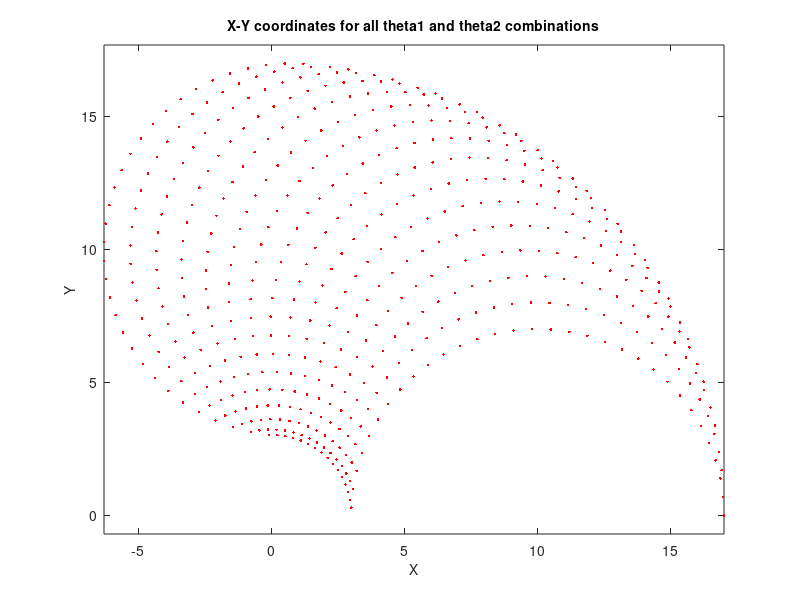

This figure's MATLAB source: (Note: this script raises an error after producing the figure.)
clc
close all
clear

l1 = 10; % length of first arm
l2 = 7; % length of second arm

theta1 = 0:0.1:pi/2; % all possible theta1 values
theta2 = 0:0.1:pi; % all possible theta2 values

[THETA1,THETA2] = meshgrid(theta1,theta2); % generate a grid of theta1 and theta2 values

X = l1 * cos(THETA1) + l2 * cos(THETA1 + THETA2); % compute x coordinates
Y = l1 * sin(THETA1) + l2 * sin(THETA1 + THETA2); % compute y coordinates

data1 = [X(:) Y(:) THETA1(:)]; % create x-y-theta1 dataset
data2 = [X(:) Y(:) THETA2(:)]; % create x-y-theta2 dataset

figure(1), plot(X(:),Y(:),'r.'); 
axis equal;
xlabel('X','fontsize',10)
ylabel('Y','fontsize',10)
title('X-Y coordinates for all theta1 and theta2 combinations','fontsize',10)
  
opt = anfisOptions;
opt.InitialFIS = 7;
opt.EpochNumber = 150;
opt.DisplayANFISInformation = 0;
opt.DisplayErrorValues = 0;
opt.DisplayStepSize = 0;
opt.DisplayFinalResults = 0

disp('--> Training first ANFIS network.')
anfis1 = anfis(data1,opt);
disp('--> Training second ANFIS network.')
opt.InitialFIS = 6;
anfis2 = anfis(data2,opt);

x = 0:0.1:2; % x coordinates for validation
y = 8:0.1:10; % y coordinates for validation

[X,Y] = meshgrid(x,y);

c2 = (X.^2 + Y.^2 - l1^2 - l2^2)/(2*l1*l2);
s2 = sqrt(1 - c2.^2);
THETA2D = atan2(s2,c2); % theta2 is deduced

k1 = l1 + l2.*c2;
k2 = l2*s2;
THETA1D = atan2(Y,X) - atan2(k2,k1); % theta1 is deduced

XY = [X(:) Y(:)];
THETA1P = evalfis(anfis1,XY); % theta1 predicted by anfis1
THETA2P = evalfis(anfis2,XY); % theta2 predicted by anfis2

theta1diff = THETA1D(:) - THETA1P;
theta2diff = THETA2D(:) - THETA2P;

figure(2)
subplot(2,1,1);
plot(theta1diff);
ylabel('THETA1D - THETA1P','fontsize',10)
title('Deduced theta1 - Predicted theta1','fontsize',10)

subplot(2,1,2);
plot(theta2diff);
ylabel('THETA2D - THETA2P','fontsize',10)
title('Deduced theta2 - Predicted theta2','fontsize',10)
